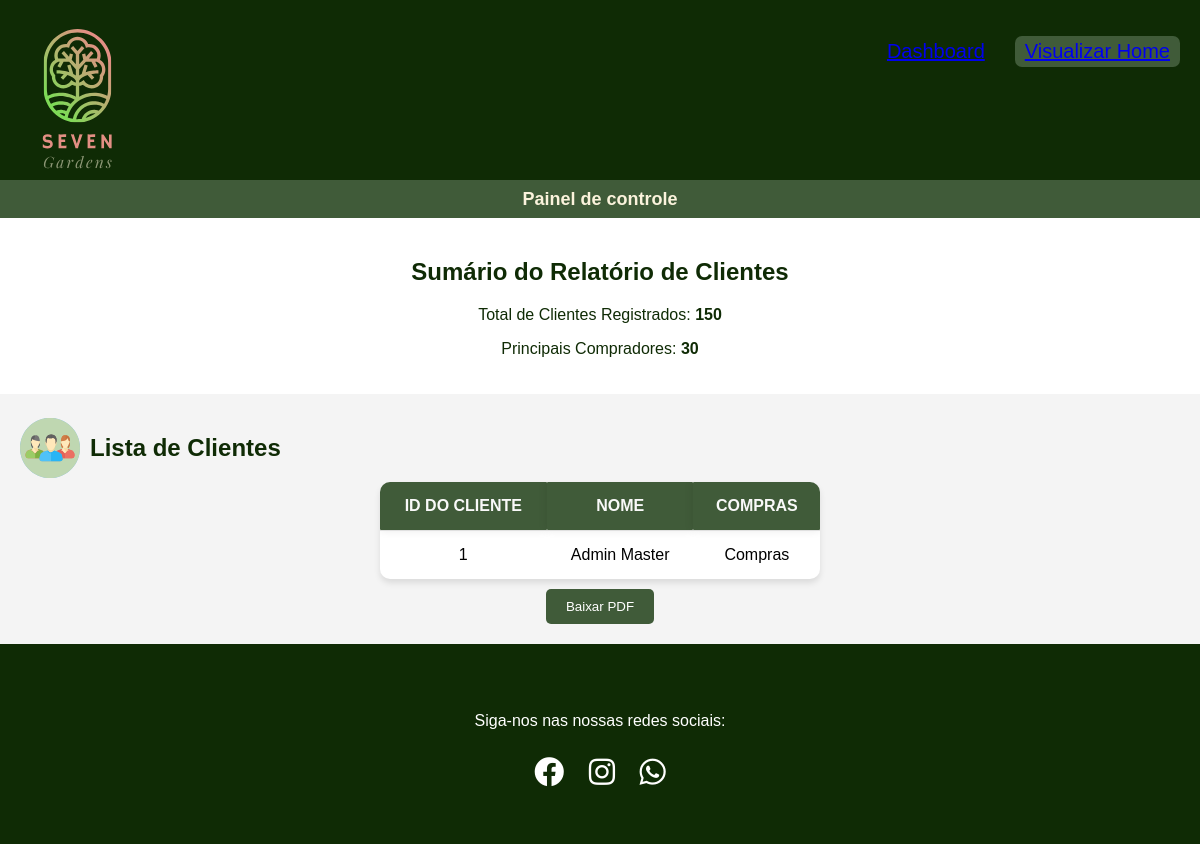
The page /Front-end/html/Relatorio.php on the database as committed earlier.
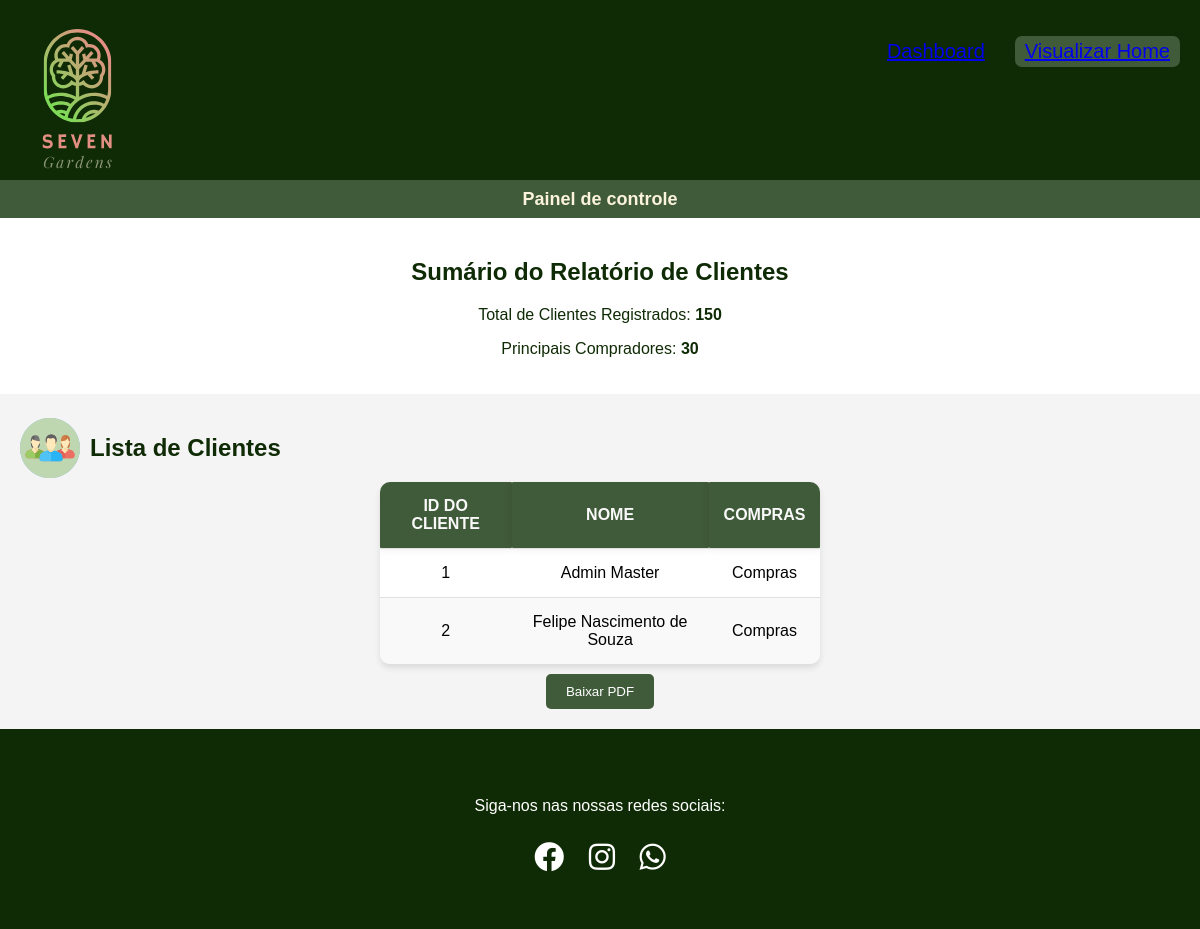
The same page on the database as committed later.
### tables this page shows
CREATE TABLE `usuario` (
  `idUsuario` int(11) NOT NULL,
  `nome_completo` varchar(80) NOT NULL,
  `data_nascimento` date NOT NULL,
  `sexo` char(20) NOT NULL,
  `nome_materno` varchar(255) NOT NULL,
  `cpf` varchar(14) NOT NULL,
  `email` varchar(100) NOT NULL,
  `telefone_celular` varchar(11) NOT NULL,
  `user_name` varchar(50) NOT NULL,
  `senha` varchar(255) NOT NULL,
  `tipo_usuario` enum('Cliente','Colaborador','Master') NOT NULL,
  `ativado` tinyint(1) NOT NULL
);

### Front-end/html/Relatorio.php (the view, shortened to what this page needs)
<!DOCTYPE html>
<html lang="pt">
<head>
  <link rel="stylesheet" href="../css/Relatorio.css">
  <link rel="stylesheet" href="https://cdnjs.cloudflare.com/ajax/libs/font-awesome/5.15.4/css/all.min.css">
</head>
<body>
  <header>
    <section class="header">
      <div>
        <img class="logo" src="../img/logoatual.svg" alt="" srcset="" />
      </div>
      <nav>
      <div class="navegacao">
          <ul class="paginas">
            <li class="login"><a href="../html/InterfaceMaster.php">Dashboard</a></li>
            <li class="cadastrar"> <a href="../../index.php">Visualizar Home</a></li>
          </ul>
        </div>
      </nav>
    </section>
    <section class="opcoes">
      <h2>Painel de controle</h2>
    </section>
  </header>
  <main>
    <section id="report-summary">
      <h1>Sumário do Relatório de Clientes</h1>
      <p>Total de Clientes Registrados: <strong>150</strong></p>
      <p>Principais Compradores: <strong>30</strong></p>
    </section>
    <section id="client-table">
      <div class="icon-clientes">
        <img src="../img/clientes.svg" alt="Ícone de lista de clientes para gerenciar e acompanhar seus clientes" class="iconCard" />
        <h2>Lista de Clientes</h2>
      </div>
      <table id="tabelaUsuarios">
        <thead>
          <tr>
            <th>ID do Cliente</th>
            <th>Nome</th>
            <th>Compras</th>
          </tr>
        </thead>
        <tbody>
          <?php
          include('../PHP/connect.php');
          $sql = "SELECT idUsuario, nome_completo FROM usuario";
          $stmt = $pdo->prepare($sql);
          $stmt->execute();
          $data = $stmt->fetchAll(PDO::FETCH_ASSOC);
          if (!empty($data)) {
            foreach ($data as $row) {
              echo "<tr>";
              echo "<td>" . htmlspecialchars($row['idUsuario']) . "</td>";
              echo "<td>" . htmlspecialchars($row['nome_completo']) . "</td>";
              echo "<td>Compras</td>";
              echo "</tr>";
            }
          } else {
            echo "<tr><td colspan='3'>Nenhum resultado encontrado</td></tr>";
          }
          ?>
        </tbody>
      </table>
      <div class="btn-download">
        <button onclick="downloadPDF()">Baixar PDF</button>
      </div>
    </section>
  </main>
  <footer>
    <br>
    <div class="social-icons">
      <p> Siga-nos nas nossas redes sociais:</p>
      <a href="https://www.facebook.com/profile.php?id=100063959239107" class="icon" target="_blank"><i class="fab fa-facebook"></i></a>
      <a href="https://www.instagram.com/polen_azul?utm_source=ig_web_button_share_sheet&igsh=ZDNlZDc0MzIxNw==" class="icon" target="_blank"><i class="fab fa-instagram"></i></a>
      <a href="https://www.whatsapp.com/catalog/5521981510975/?app_absent=0" class="icon" target="_blank"><i class="fab fa-whatsapp""></i></a>
    </div>
  </footer>
</body>

Rows that differ between the two databases and show on the page:
added usuario: idUsuario "2", nome_completo "Felipe Nascimento de Souza"
